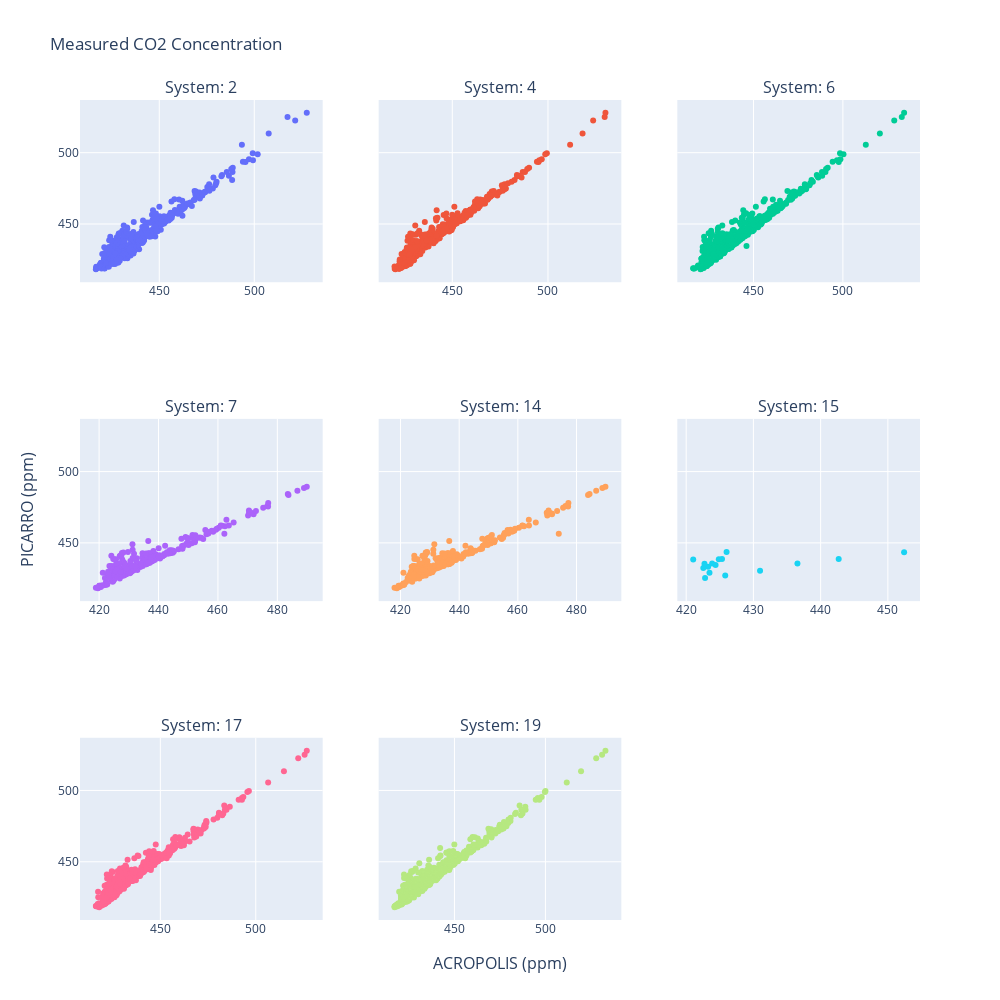

The notebook cell saved with this chart:
### Code cell
# parameters
x_col_name = "gmp343_corrected"
y_col_name = "picarro_corrected"
max_col = 3
x_title = "ACROPOLIS (ppm)"
y_title = "PICARRO (ppm)"
title_text = "Measured CO2 Concentration" 

plot_acropolis_scatter(x_col_name=x_col_name,y_col_name=y_col_name,max_col=max_col, x_title=x_title, y_title = y_title, title_text=title_text)

### Figure 1 — Plotly figure (JSON) as saved in the notebook; plotly's stock layout.template omitted (floating-point values rounded to 4 significant figures; data arrays with more than 128 entries replaced by an {"elided": "..."} marker saying what was removed)
{"data": [{"mode": "markers", "name": "MC-2", "type": "scatter", "x": {"elided": "569 float values"}, "xaxis": "x", "y": {"elided": "569 float values"}, "yaxis": "y"}, {"mode": "markers", "name": "MC-4", "type": "scatter", "x": {"elided": "570 float values"}, "xaxis": "x2", "y": {"elided": "570 float values"}, "yaxis": "y2"}, {"mode": "markers", "name": "MC-6", "type": "scatter", "x": {"elided": "570 float values"}, "xaxis": "x3", "y": {"elided": "570 float values"}, "yaxis": "y3"}, {"mode": "markers", "name": "MC-7", "type": "scatter", "x": {"elided": "242 float values"}, "xaxis": "x4", "y": {"elided": "242 float values"}, "yaxis": "y4"}, {"mode": "markers", "name": "MC-14", "type": "scatter", "x": {"elided": "242 float values"}, "xaxis": "x5", "y": {"elided": "242 float values"}, "yaxis": "y5"}, {"mode": "markers", "name": "MC-15", "type": "scatter", "x": [421.0, 426.0, 425.3, 424.9, 423.9, 424.4, 423.3, 422.7, 422.5, 423.5, 422.8, 425.8, 431.0, 436.6, 442.7, 452.4], "xaxis": "x6", "y": [438.4, 443.5, 438.6, 438.5, 435.6, 434.5, 433.2, 435.4, 432.4, 429.0, 425.4, 427.1, 430.5, 435.5, 438.7, 443.5], "yaxis": "y6"}, {"mode": "markers", "name": "MC-17", "type": "scatter", "x": {"elided": "545 float values"}, "xaxis": "x7", "y": {"elided": "545 float values"}, "yaxis": "y7"}, {"mode": "markers", "name": "MC-19", "type": "scatter", "x": {"elided": "570 float values"}, "xaxis": "x8", "y": {"elided": "570 float values"}, "yaxis": "y8"}], "layout": {"annotations": [{"font": {"size": 16}, "showarrow": false, "text": "System: 2", "x": 0.1444, "xanchor": "center", "xref": "paper", "y": 1, "yanchor": "bottom", "yref": "paper"}, {"font": {"size": 16}, "showarrow": false, "text": "System: 4", "x": 0.5, "xanchor": "center", "xref": "paper", "y": 1, "yanchor": "bottom", "yref": "paper"}, {"font": {"size": 16}, "showarrow": false, "text": "System: 6", "x": 0.8556, "xanchor": "center", "xref": "paper", "y": 1, "yanchor": "bottom", "yref": "paper"}, {"font": {"size": 16}, "showarrow": false, "text": "System: 7", "x": 0.1444, "xanchor": "center", "xref": "paper", "y": 0.6111, "yanchor": "bottom", "yref": "paper"}, {"font": {"size": 16}, "showarrow": false, "text": "System: 14", "x": 0.5, "xanchor": "center", "xref": "paper", "y": 0.6111, "yanchor": "bottom", "yref": "paper"}, {"font": {"size": 16}, "showarrow": false, "text": "System: 15", "x": 0.8556, "xanchor": "center", "xref": "paper", "y": 0.6111, "yanchor": "bottom", "yref": "paper"}, {"font": {"size": 16}, "showarrow": false, "text": "System: 17", "x": 0.1444, "xanchor": "center", "xref": "paper", "y": 0.2222, "yanchor": "bottom", "yref": "paper"}, {"font": {"size": 16}, "showarrow": false, "text": "System: 19", "x": 0.5, "xanchor": "center", "xref": "paper", "y": 0.2222, "yanchor": "bottom", "yref": "paper"}, {"font": {"size": 16}, "showarrow": false, "text": "ACROPOLIS (ppm)", "x": 0.5, "xanchor": "center", "xref": "paper", "y": 0, "yanchor": "top", "yref": "paper", "yshift": -30}, {"font": {"size": 16}, "showarrow": false, "text": "PICARRO (ppm)", "textangle": -90, "x": 0, "xanchor": "right", "xref": "paper", "xshift": -40, "y": 0.5, "yanchor": "middle", "yref": "paper"}], "height": 1000, "showlegend": false, "title": {"text": "Measured CO2 Concentration"}, "width": 1000, "xaxis": {"anchor": "y", "domain": [0, 0.2889]}, "xaxis2": {"anchor": "y2", "domain": [0.3556, 0.6444]}, "xaxis3": {"anchor": "y3", "domain": [0.7111, 1]}, "xaxis4": {"anchor": "y4", "domain": [0, 0.2889]}, "xaxis5": {"anchor": "y5", "domain": [0.3556, 0.6444]}, "xaxis6": {"anchor": "y6", "domain": [0.7111, 1]}, "xaxis7": {"anchor": "y7", "domain": [0, 0.2889]}, "xaxis8": {"anchor": "y8", "domain": [0.3556, 0.6444]}, "xaxis9": {"anchor": "y9", "domain": [0.7111, 1]}, "yaxis": {"anchor": "x", "domain": [0.7778, 1], "matches": "y7"}, "yaxis2": {"anchor": "x2", "domain": [0.7778, 1], "matches": "y7", "showticklabels": false}, "yaxis3": {"anchor": "x3", "domain": [0.7778, 1], "matches": "y7", "showticklabels": false}, "yaxis4": {"anchor": "x4", "domain": [0.3889, 0.6111], "matches": "y7"}, "yaxis5": {"anchor": "x5", "domain": [0.3889, 0.6111], "matches": "y7", "showticklabels": false}, "yaxis6": {"anchor": "x6", "domain": [0.3889, 0.6111], "matches": "y7", "showticklabels": false}, "yaxis7": {"anchor": "x7", "domain": [0, 0.2222]}, "yaxis8": {"anchor": "x8", "domain": [0, 0.2222], "matches": "y7", "showticklabels": false}, "yaxis9": {"anchor": "x9", "domain": [0, 0.2222], "matches": "y7", "showticklabels": false}}}
